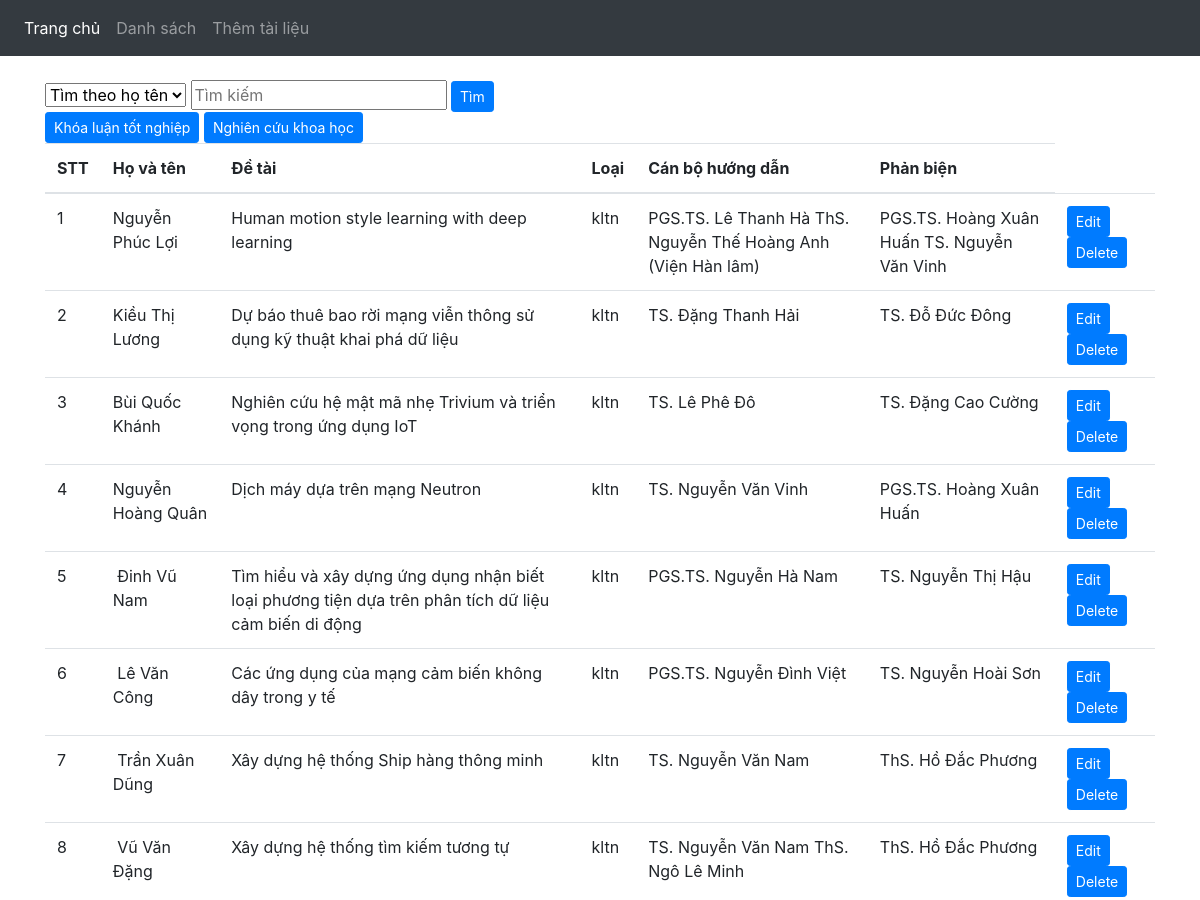
Page /list/view (upper part) on the earlier database version.
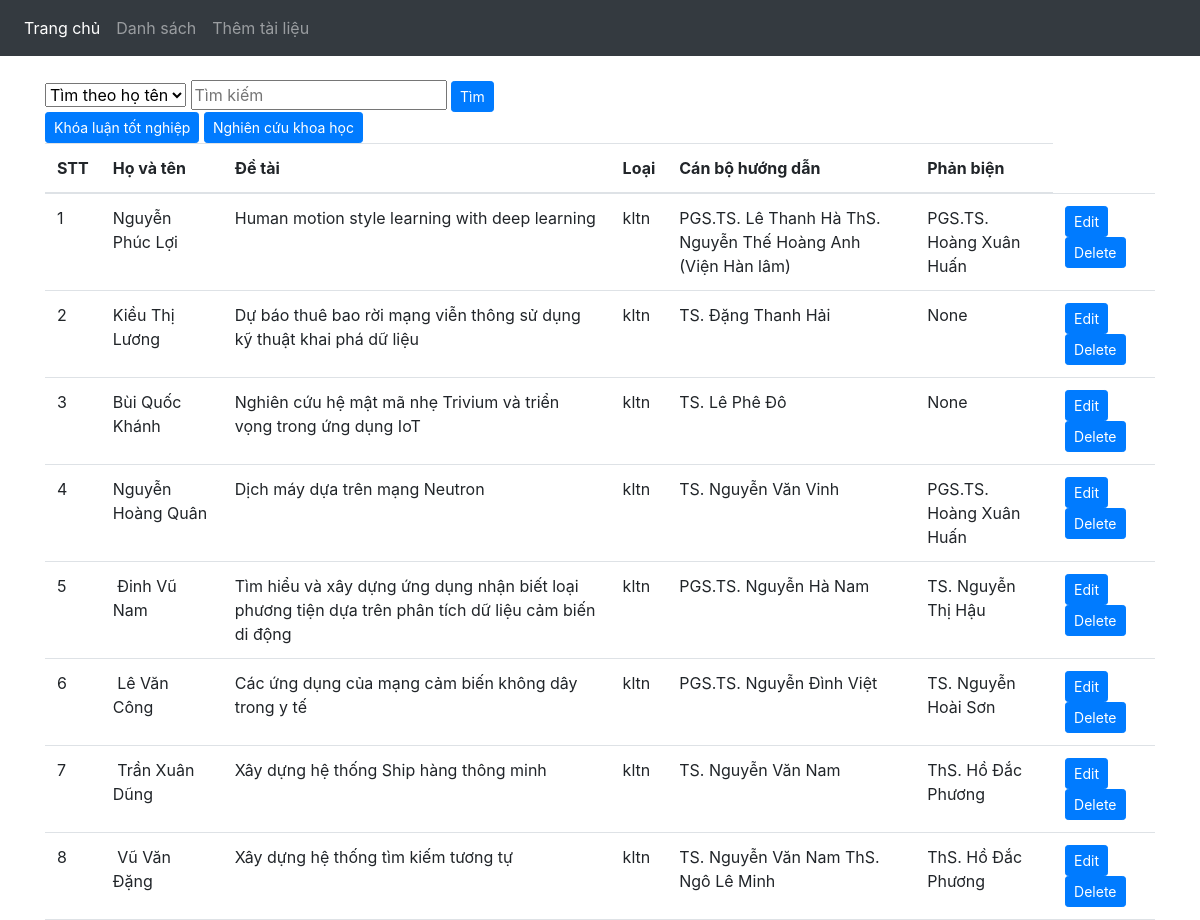
Same page on the later database version.
### list/models.py (models this page shows)
class Student(models.Model):
    id = models.AutoField(primary_key=True, null=False)
    id_student= models.IntegerField(null=True)
    name = models.CharField(max_length=30, null=True)
    birth_date = models.DateField(null=True)
    academic_year = models.CharField(max_length=30, null=True)
    topic = models.CharField(max_length=100, null=True)
    TOPIC_TYPE = (
                ('KLTN','Khóa luận tốt nghiệp'),
                ('NCKH','Nghiên cứu khoa học')
    )
    topic_type=models.CharField(max_length=4,null=True,choices=TOPIC_TYPE)
    tutor = models.CharField(max_length=30, null=True)
    reviewer = models.CharField(max_length=30, null=True)
    work_unit = models.CharField(max_length=30, null=True)
    file = models.FileField(upload_to='media')

### list/views.py (the view, shortened to what this page needs)
# urls.py: path('list/view', view, name="view"),
def view(request):
    query = request.GET.get("q")
    students = Student.objects.all()
    tieude = request.GET.get("tieude")
    paginator = Paginator(students, 20)  # Show 20 students per page
    page = request.GET.get('page')
    students = paginator.get_page(page)
    return render(request, 'list/list.html', {'students': students})

### list/templates/list/list.html (shortened to what this page needs)
{% extends 'list/base.html' %}
{% block body %}
<form class = "input" method="get" >
    <select name="tieude">
        <option value="hoten">Tìm theo họ tên</option>
    </select>
    <input type="text" name="q" id="id_q" value="{{ query }}" placeholder="Tìm kiếm">
    <button class="btn btn-primary btn-sm" type="submit">Tìm</button>
</form>
 <a href="{% url 'kltn' %}" class="btn btn-primary btn-sm" role="button" aria-pressed="true" > Khóa luận tốt nghiệp</a>
 <a href="{% url 'nckh' %}" class="btn btn-primary btn-sm" role="button" aria-pressed="true" > Nghiên cứu khoa học</a>
  <table class="table table-hover">
    <thead>
      <tr>
        <th>STT</th>
        <th>Họ và tên</th>
        <th>Đề tài</th>
        <th>Loại</th>
        <th>Cán bộ hướng dẫn</th>
        <th>Phản biện</th>
      </tr>
    </thead>
   <tbody>
     {% for student in students %}
         <tr>
           <td>{{ student.id }}</td>
           <td>{{ student.name }} </td>
           <td>{{ student.topic }}</td>
           <td>{{student.topic_type}}</td>
           <td>{{ student.tutor }}</td>
           <td>{{ student.reviewer }}</td>
           <td>
             <a href="{% url 'edit_info' student.pk %}" class="btn btn-primary btn-sm" role="button" aria-pressed="true" > Edit</a>
             <a href="{% url 'delete_student' student.pk %}" class="btn btn-primary btn-sm" role="button" aria-pressed="true" > Delete</a>
           </td>
         </tr>
     {% endfor %}
    </tbody>
  </table>
{% endblock %}

Differences in the rows shown:
changed Student "Nguyễn Phúc Lợi": reviewer "PGS.TS. Hoàng Xuân Huấn TS. Nguyễn Văn Vinh" → "PGS.TS. Hoàng Xuân Huấn"
changed Student "Kiều Thị Lương": reviewer "TS. Đỗ Đức Đông" → "None"
changed Student "Bùi Quốc Khánh": reviewer "TS. Đặng Cao Cường" → "None"
